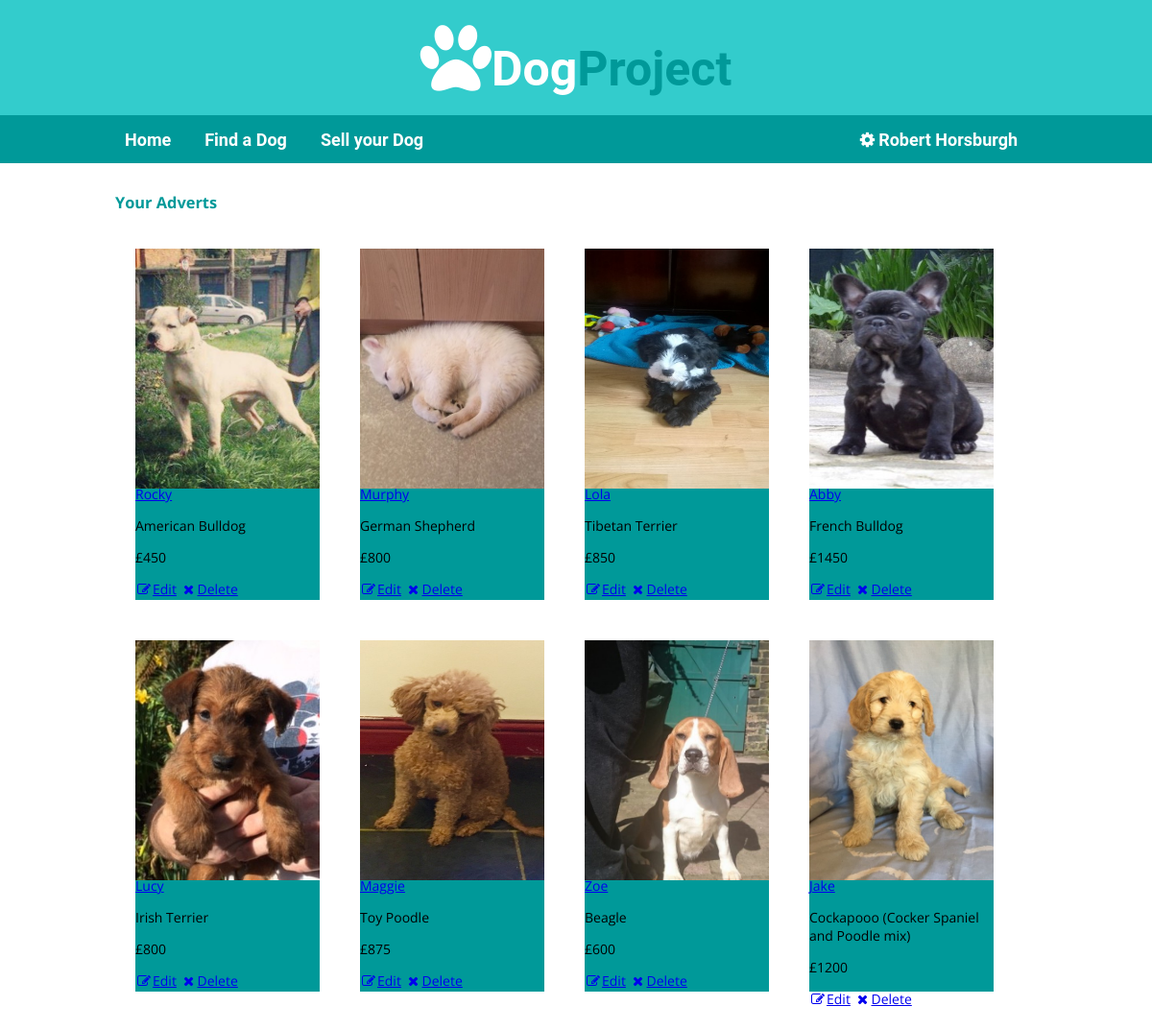
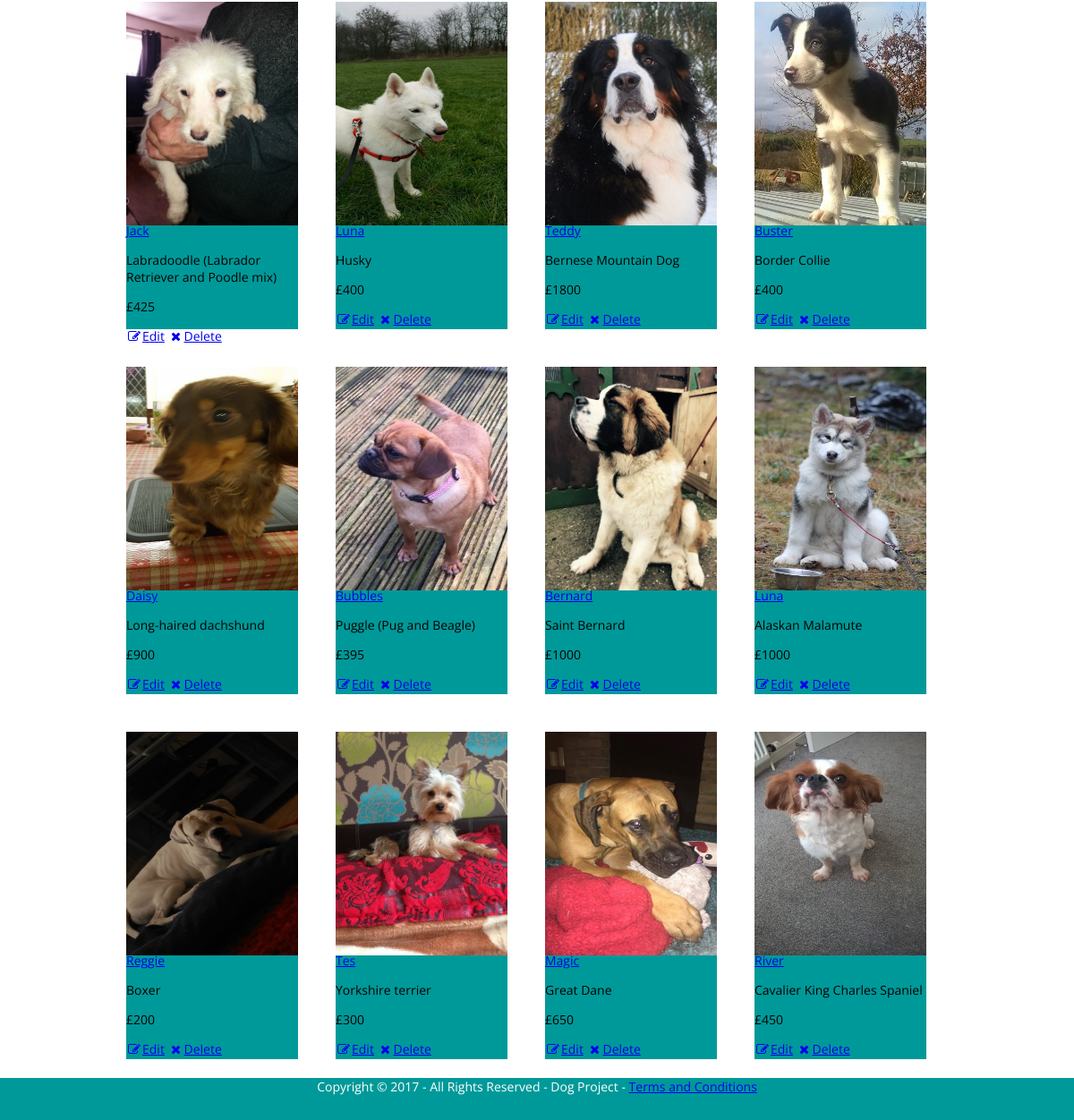
The app's page /mpa-dogProject/yourAdverts.php (signed in) with its own data (2 pictures, top to bottom).
### tables this page shows
CREATE TABLE IF NOT EXISTS `project_users` (
`userID` smallint(6) NOT NULL,
  `title` varchar(7) NOT NULL,
  `first_name` varchar(45) NOT NULL,
  `surname` varchar(45) NOT NULL,
  `email` varchar(130) NOT NULL,
  `contact_num` varchar(11) NOT NULL,
  `username` varchar(100) NOT NULL,
  `password` varchar(60) NOT NULL,
  `birthdate` varchar(45) NOT NULL,
  `countyID` tinyint(3) NOT NULL,
  `created_at` date NOT NULL
);

CREATE TABLE IF NOT EXISTS `project_dog_advert` (
`advertID` smallint(5) NOT NULL,
  `advert_title` varchar(100) NOT NULL,
  `description` varchar(4000) NOT NULL,
  `price` int(8) NOT NULL,
  `dob` varchar(10) NOT NULL,
  `gender` varchar(6) NOT NULL,
  `breedID` smallint(4) NOT NULL,
  `countyID` tinyint(3) NOT NULL,
  `start_date` varchar(45) NOT NULL,
  `userID` smallint(5) NOT NULL,
  `created_at` varchar(45) NOT NULL,
  `Available` int(1) NOT NULL
);

CREATE TABLE IF NOT EXISTS `project_images` (
`imageID` smallint(7) NOT NULL,
  `image_path` varchar(1000) NOT NULL,
  `advertID` smallint(5) NOT NULL
);

CREATE TABLE IF NOT EXISTS `project_dog_breed` (
`breedID` smallint(4) NOT NULL,
  `breed_name` varchar(150) NOT NULL
);

### Includes/userInformation.php (called while the page is built, shortened)
<?php
require_once("../Classes/Database_conn.php");
if(isset($_SESSION['userLogged']) && $_SESSION['userLogged'] == true){
	$userLoggedIn = "SELECT userID, username, first_name, surname FROM project_users WHERE userID = ?";
	$stmt = mysqli_prepare($conn, $userLoggedIn);
	mysqli_stmt_bind_param($stmt, "s", $_SESSION['userID']);
	mysqli_stmt_execute($stmt);
	$result = mysqli_stmt_get_result($stmt);
if($userInformation = mysqli_fetch_assoc($result)){
	}else{
		$userInformation = null;
		unset($_SESSION['userID']);
		$_SESSION['userLogged'] = false;
	}
}
?>

### mpa-dogProject/yourAdverts.php (the view, shortened to what this page needs)
<?php
	require_once("../Includes/header.php");
?>
<main id="content">
	<div class="wrapper">
	    <h3>Your Adverts</h3>
        <?php
            $db = pdoDB::getConnection();
            $userID = $_SESSION['userID'];
            try {
                $listAdverts = "SELECT advert.advertID, advert_title, description, price, dob, gender, advert.breedID, county.countyID, advert.countyID, county.countyname, start_date, userID, created_at, breed.breedID, breed.breed_name, available, image.advertID, image.image_path FROM project_dog_advert AS advert
                                INNER JOIN project_dog_breed AS breed
                                ON advert.breedID=breed.breedID
                                INNER JOIN project_counties AS county
                                ON advert.countyID=county.countyID
                                LEFT JOIN project_images AS image
                                ON advert.advertID=image.advertID
                                WHERE userID = '$userID'
                                ORDER BY created_at";
                $stmt = $db->query( $listAdverts );
                while ( $advert = $stmt->fetchObject()){
                    echo "<div class='ads'>
                            <img src='" . $advert->image_path . "' alt='' height='250' width='42'>
                            <div class='desc'>
                                <p><a href='advertDetails.php?advertID=" . $advert->advertID . "'>" . $advert->advert_title  . "</a></p>
                                <p>" . $advert->breed_name . "</p>
                                <p>£" . $advert->price . "</p>
                                <a href='editAdvertInformation.php?advertID=" . $advert->advertID . "'><i class='fa fa-edit fa-fw'></i>Edit</a>
                                <a href='deleteConfirm.php?advertID=" . $advert->advertID . "'><i class='fa  fa-close fa-fw'></i>Delete</a>
                            </div>
                        </div>";
                }
            }
            catch
            (PDOException $e){
                echo "<p>Connection error: " . $e->getMessage() . "</p>";
            }
        ?>
	</div>
</main>
<?php
    require_once("../Includes/footer.php");
?>

### Includes/header.php (shortened to what this page needs)
<?php
    include 'userInformation.php';
?>
<html>
<head>
    <link href="http://maxcdn.bootstrapcdn.com/font-awesome/4.5.0/css/font-awesome.min.css" rel="stylesheet">
    <link rel="stylesheet" type="text/css" href="../Style/style.css"/>
</head>
<body>
<header id="main-header">
    <div id="header-content">
        <div class="wrapper">
            <div id="header-logo">
                <a href="index.php" class="logo"><i class="fa fa-paw""></i><span class="dog">Dog</span><span class="project">Project</span></a>
            </div>
        </div>
    </div>
    <div id="header-navigation">
        <div class="wrapper">
            <nav class="left-nav">
                <ul>
                    <li><a href="index.php">Home</a></li>
                    <li><a href="findADog.php">Find a Dog</a></li>
                    <li><a href="addAdvert.php">Sell your Dog</a></li>
                </ul>
            </nav>
            <nav class="right-nav">
                 <?php if(!is_null($userInformation)): ?>
                    <ul>
                        <li class="dropdown">
                            <a href="" class="dropbtn"><i class="fa fa-cog fa-fw"></i><?php echo $userInformation['first_name'] . ' ' . $userInformation['surname'];?></a>
                <?php endif; ?>
                        </li>
                    </ul>
            </nav>
        </div>
    </div>
</header>

### Style/style.css (style rules this page uses)
body { font-family: 'Open Sans', Helvetica, sans-serif; font-size: 14px; margin: 0; }
.wrapper { width: 100%; max-width: 960px; margin: 0 auto; }
#main-header { overflow: hidden; background: #33cccc; }
#header-content { overflow: hidden; margin: 20px 0; }
#header-logo { float: left; font-size: 80px; width: 100%; text-align: center; }
#header-logo a.logo { color: white; text-decoration: none; display: block; line-height: 1; }
#header-navigation { overflow: hidden; background: #009999; font-family: 'Roboto', Helvetica, sans-serif; width: 100%; height: 50px; }
#header-navigation .left-nav { margin-left: -40px; float: left; font-size: 18px; font-weight: bold; margin-top: 0.5%; }
#header-navigation .right-nav { float: right; font-size: 18px; font-weight: bold; margin-top: 0.5%; }
#header-navigation ul { list-style: none; margin: 0; overflow: hidden; z-index: 9999; }
#header-navigation li { float: left; list-style: none; z-index: 9999; }
#header-navigation ul li { float: left; margin: 10px; margin-left: 0; }
#header-navigation ul li + li { margin-left: 5px; }
#header-navigation ul li a { color: white; text-decoration: none; padding: 10px; }
#content { margin: 30px 0; min-height: 400px; display: block; }
li { list-style: none; display:inline; }
.dog { color: white; font-family: 'Roboto', Helvetica, sans-serif; font-weight: bold; font-size: 50px; }
.project { color: #009999; font-family: 'Roboto', Helvetica, sans-serif; font-weight: bold; font-size: 50px; }
h3 { color:#009999; }
.ads { padding: 2px; width: 20%; float: left; margin: 19px; }
.ads img { width:100%; }
.desc { background: white; color: black; margin-top: -18px; background-color: #009999; height: 120px; }

### records on screen
project_users: first_name "Robert", surname "Horsburgh"
project_dog_advert: project_images.image_path (picture), advert_title "Rocky", breedID.breed_name "American Bulldog", price "450"
project_dog_advert: project_images.image_path (picture), advert_title "Murphy", breedID.breed_name "German Shepherd", price "800"
project_dog_advert: project_images.image_path (picture), advert_title "Lola", breedID.breed_name "Tibetan Terrier", price "850"
project_dog_advert: project_images.image_path (picture), advert_title "Abby", breedID.breed_name "French Bulldog", price "1450"
project_dog_advert: project_images.image_path (picture), advert_title "Lucy", breedID.breed_name "Irish Terrier", price "800"
project_dog_advert: project_images.image_path (picture), advert_title "Maggie", breedID.breed_name "Toy Poodle", price "875"
project_dog_advert: project_images.image_path (picture), advert_title "Zoe", breedID.breed_name "Beagle", price "600"
project_dog_advert: project_images.image_path (picture), advert_title "Jake", breedID.breed_name "Cockapooo (Cocker Spaniel and Poodle mix)", price "1200"
project_dog_advert: project_images.image_path (picture), advert_title "Jack", breedID.breed_name "Labradoodle (Labrador Retriever and Poodle mix)", price "425"
project_dog_advert: project_images.image_path (picture), advert_title "Luna", breedID.breed_name "Husky", price "400"
project_dog_advert: project_images.image_path (picture), advert_title "Teddy", breedID.breed_name "Bernese Mountain Dog", price "1800"
project_dog_advert: project_images.image_path (picture), advert_title "Buster", breedID.breed_name "Border Collie", price "400"
project_dog_advert: project_images.image_path (picture), advert_title "Daisy", breedID.breed_name "Long-haired dachshund", price "900"
project_dog_advert: project_images.image_path (picture), advert_title "Bubbles", breedID.breed_name "Puggle (Pug and Beagle)", price "395"
project_dog_advert: project_images.image_path (picture), advert_title "Bernard", breedID.breed_name "Saint Bernard", price "1000"
project_dog_advert: project_images.image_path (picture), advert_title "Luna", breedID.breed_name "Alaskan Malamute", price "1000"
project_dog_advert: project_images.image_path (picture), advert_title "Reggie", breedID.breed_name "Boxer", price "200"
project_dog_advert: project_images.image_path (picture), advert_title "Tes", breedID.breed_name "Yorkshire terrier", price "300"
project_dog_advert: project_images.image_path (picture), advert_title "Magic", breedID.breed_name "Great Dane", price "650"
project_dog_advert: project_images.image_path (picture), advert_title "River", breedID.breed_name "Cavalier King Charles Spaniel", price "450"
